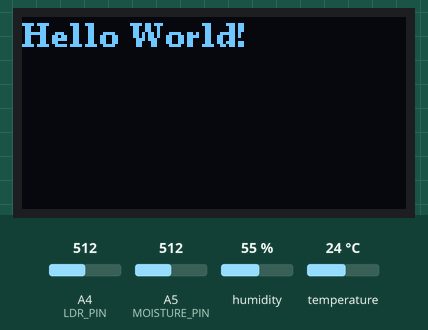
Bench run of a sketch on a simulated Arduino Uno, built with avr-gcc and run on an emulated ATmega328P. On the bench: 128×64 one-colour display. Inputs (shaded band) come from the test bench; at power-on: A4 (LDR_PIN) = 512, A5 (MOISTURE_PIN) = 512, humidity 55 %, temperature 24 °C. What the sketch prints to the serial monitor is not drawn.

Above: at 0.1 s.

The sketch:

poc_1.ino
```cpp
#include <Arduino.h>
#include <U8g2lib.h>
#include <Wire.h>
#include "Adafruit_SHT31.h"

#ifdef U8X8_HAVE_HW_SPI
#include <SPI.h>
#endif
#ifdef U8X8_HAVE_HW_I2C
#include <Wire.h>
#endif

#define LS_PIN 5
#define MOISTURE_PIN A5
#define LDR_PIN A4


U8G2_SSD1306_128X64_NONAME_F_HW_I2C u8g2(U8G2_R0, SCL, SDA, U8X8_PIN_NONE);
Adafruit_SHT31 sht31 = Adafruit_SHT31();

void setup(void) {
  Serial.begin(115200);

  sht31.begin(0x44);
  u8g2.begin();
}

void loop(void) {

  u8g2.clearBuffer();					// clear the internal memory
  u8g2.setFont(u8g2_font_ncenB08_tr);	// choose a suitable font
  u8g2.drawStr(0,10,"Hello World!");	// write something to the internal memory
  u8g2.sendBuffer();					// transfer internal memory to the display
  delay(1000);

  int sensorValue = analogRead(MOISTURE_PIN);
  Serial.print("Moist: ");
  Serial.println(sensorValue);
  delay(1000);        // delay in between reads for stability

  int light = analogRead(LDR_PIN);
  Serial.print("LDR: ");
  Serial.println(light);
  delay(1000);


  float t = sht31.readTemperature();
  float h = sht31.readHumidity();

  if (! isnan(t)) {  // check if 'is not a number'
    Serial.print("Temp *C = "); Serial.print(t); Serial.print("\t\t");
  } else {
    Serial.println(t);
    Serial.println("Failed to read temperature");
  }

  if (! isnan(h)) {  // check if 'is not a number'
    Serial.print("Hum. % = "); Serial.println(h);
  } else {
    Serial.println(h);
    Serial.println("Failed to read humidity");
  }

  delay(1000);

  delay(1000);

  /*
  tone(LS_PIN, 1000);
  delay(1000);
  noTone(LS_PIN);
  */
}
```
